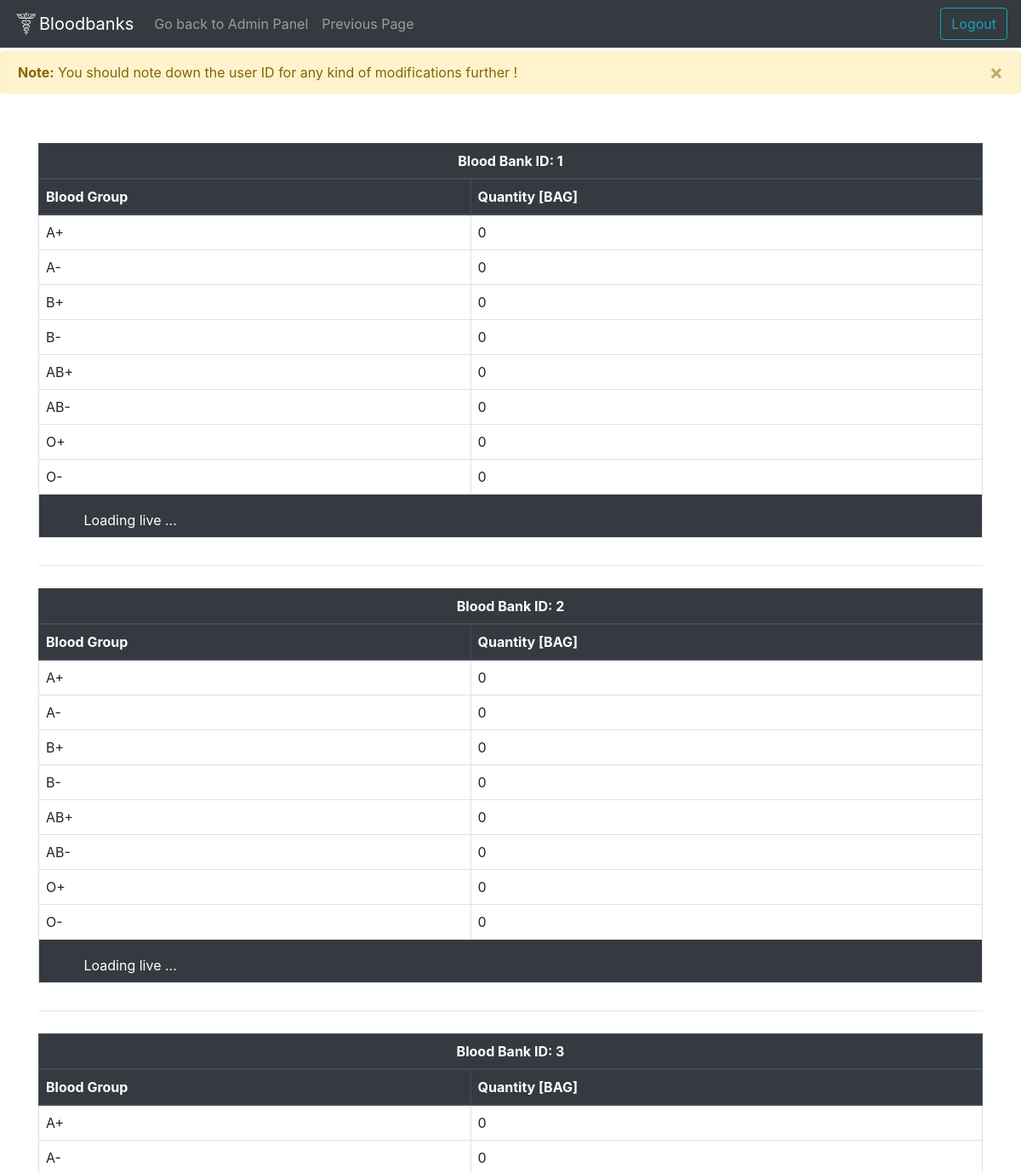
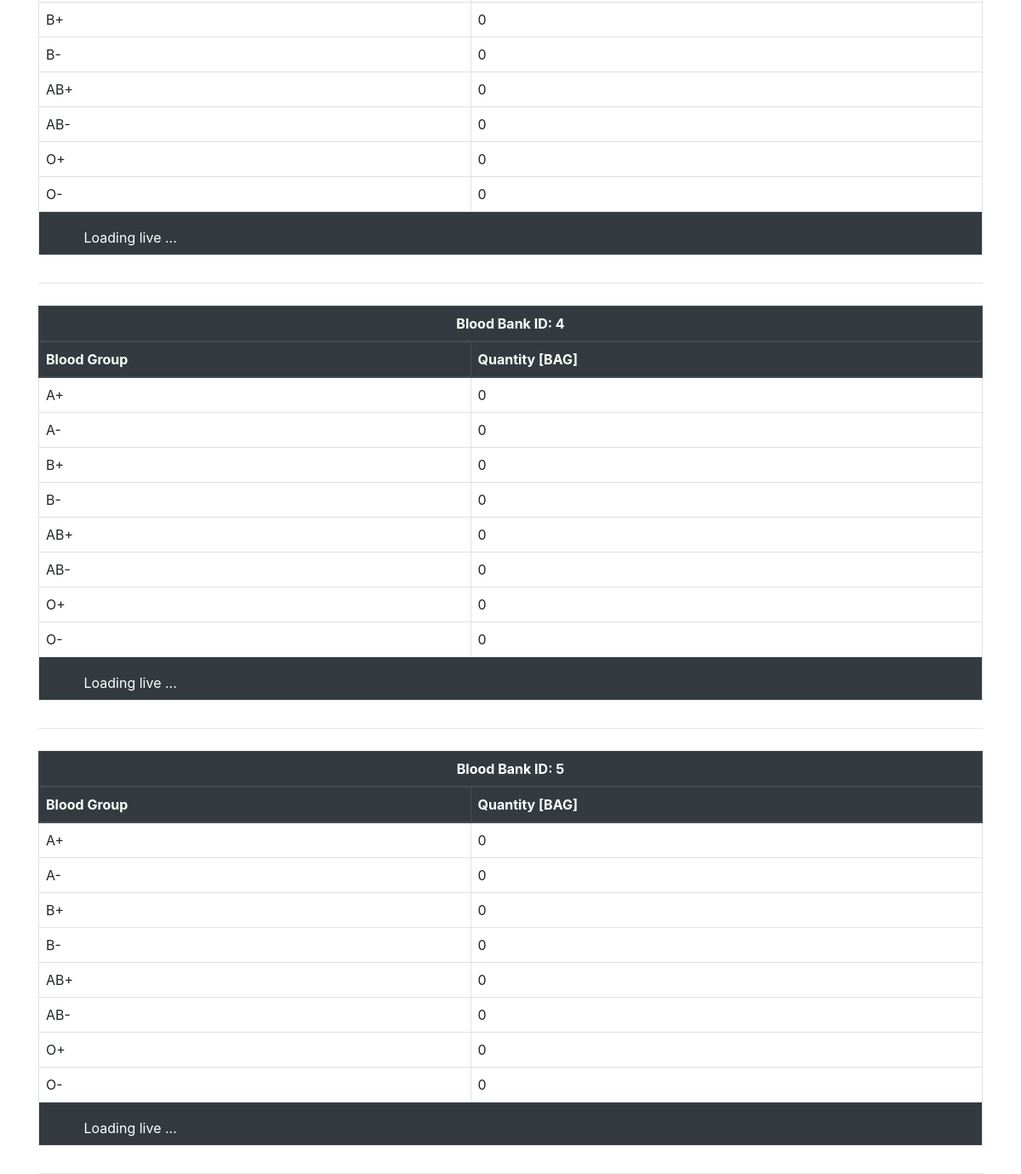
Screenshot of /Unicare/admin/patient/allbloodbank.php with the database file from the repository (2 pictures, top to bottom).
### tables this page shows
CREATE TABLE `bloodbank` (
  `Blood_bank_id` int(10) NOT NULL,
  `Hospital_id` int(10) DEFAULT NULL,
  `Admin_user_id` int(10) DEFAULT NULL
);

CREATE TABLE `blood_groups` (
  `BloodBank_id` int(10) DEFAULT NULL,
  `Blood_groups` char(3) DEFAULT NULL,
  `Quantity` int(11) DEFAULT NULL
);

### Unicare/admin/patient/allbloodbank.php (the view, shortened to what this page needs)
<!DOCTYPE html>
<html lang="en">
<head>
    <link rel="stylesheet" href="../../css/bootstrap/css/bootstrap.min.css">
    <link rel="stylesheet" href="../../css/style.css">
</head>
<body>
<body>
<nav class="navbar navbar-expand-lg fixed-top navbar-dark bg-dark">
        <a class="navbar-brand" href="#"><img src="../../media/favicon.png" width="30" height="30" class="d-inline-block align-top" alt="">Bloodbanks</a>
          <div class="collapse navbar-collapse" id="navbarSupportedContent">
          <ul class="navbar-nav mr-auto">
            <li class="nav-item">
            <a class="nav-link" href="../admin_panel.php">Go back to Admin Panel</a>
            </li>
            <li class="nav-item">
            <a class="nav-link" href="patient.php">Previous Page</a>
            </li>
        </ul>
        <a class="btn btn-outline-info ml-aut"  href="../../signout.php" role="button" >Logout</a>
      </nav>
    <div class="admin_alert">
    <div class="alert alert-warning alert-dismissible fade show" role="alert">
        <strong>Note:</strong> You should note down the user ID for any kind of modifications further !
        <button type="button" class="close" data-dismiss="alert" aria-label="Close">
            <span aria-hidden="true">&times;</span>
        </button>
    </div>
        </div>
        <?php
require_once '../../dbconnect.php';
?>
<div class="container mt-5" id="table">
    <?php
    $bloodBankSQL = "SELECT DISTINCT Blood_bank_id FROM BloodBank";
    $bloodBankResult = mysqli_query($conn, $bloodBankSQL);
    while ($bloodBankRow = mysqli_fetch_assoc($bloodBankResult)) {
        $bloodBankID = $bloodBankRow['Blood_bank_id'];
    ?>
    <div class="table-responsive">
        <table class="table custom-table">
            <thead class="thead-dark">
                <tr>
                    <th colspan="3" class="text-center">Blood Bank ID: <?php echo $bloodBankID; ?></th>
                </tr>
                <tr>
                    <th>Blood Group</th>
                    <th>Quantity [BAG]</th>
                </tr>
            </thead>
            <tbody>
                <?php
                $bloodGroupsSQL = "SELECT Blood_groups, Quantity FROM Blood_groups WHERE BloodBank_id = $bloodBankID";
                $bloodGroupsResult = mysqli_query($conn, $bloodGroupsSQL);
                if (mysqli_num_rows($bloodGroupsResult) > 0) {
                    while ($bloodGroupRow = mysqli_fetch_assoc($bloodGroupsResult)) {
                        echo "<tr>";
                        echo "<td>" . $bloodGroupRow['Blood_groups'] . "</td>";
                        echo "<td>" . $bloodGroupRow['Quantity'] . "</td>";
                        echo "</tr>";
                    }
                } else {
                    echo "<tr><td colspan='2'>No records found for this Blood Bank ID</td></tr>";
                }
                ?>
            </tbody>
            <tfoot class="bg-dark text-white">
                <tr>
                    <td colspan="3">
                    <span class="ml-2">Loading live ...</span>
                    </td>
                </tr>
            </tfoot>
        </table>
    </div>
    <hr>
    <?php
    }
    ?>
</div>
</body>
</html>

### Unicare/css/style.css (style rules this page uses)
.custom-table { border: 1px solid #dee2e6; border-collapse: collapse; }
.custom-table th, .custom-table td { border: 1px solid #dee2e6; padding: 8px; }
.custom-table thead { background-color: #343a40; color: #fff; }
table { margin-top: 10px; }
.admin_alert { margin-top: 60px; }
html, body { height: 100%; margin: 0; padding: 0; }

### rows the page displays
bloodbank: Blood_bank_id "1"
blood_groups: Blood_groups "A+", Quantity "0"
blood_groups: Blood_groups "A-", Quantity "0"
blood_groups: Blood_groups "B+", Quantity "0"
blood_groups: Blood_groups "B-", Quantity "0"
blood_groups: Blood_groups "AB+", Quantity "0"
blood_groups: Blood_groups "AB-", Quantity "0"
blood_groups: Blood_groups "O+", Quantity "0"
blood_groups: Blood_groups "O-", Quantity "0"
bloodbank: Blood_bank_id "2"
blood_groups: Blood_groups "A+", Quantity "0"
blood_groups: Blood_groups "A-", Quantity "0"
blood_groups: Blood_groups "B+", Quantity "0"
blood_groups: Blood_groups "B-", Quantity "0"
blood_groups: Blood_groups "AB+", Quantity "0"
blood_groups: Blood_groups "AB-", Quantity "0"
blood_groups: Blood_groups "O+", Quantity "0"
blood_groups: Blood_groups "O-", Quantity "0"
bloodbank: Blood_bank_id "3"
blood_groups: Blood_groups "A+", Quantity "0"
blood_groups: Blood_groups "A-", Quantity "0"
blood_groups: Blood_groups "B+", Quantity "0"
blood_groups: Blood_groups "B-", Quantity "0"
blood_groups: Blood_groups "AB+", Quantity "0"
blood_groups: Blood_groups "AB-", Quantity "0"
blood_groups: Blood_groups "O+", Quantity "0"
blood_groups: Blood_groups "O-", Quantity "0"
bloodbank: Blood_bank_id "4"
blood_groups: Blood_groups "A+", Quantity "0"
blood_groups: Blood_groups "A-", Quantity "0"
blood_groups: Blood_groups "B+", Quantity "0"
blood_groups: Blood_groups "B-", Quantity "0"
blood_groups: Blood_groups "AB+", Quantity "0"
blood_groups: Blood_groups "AB-", Quantity "0"
blood_groups: Blood_groups "O+", Quantity "0"
blood_groups: Blood_groups "O-", Quantity "0"
bloodbank: Blood_bank_id "5"
blood_groups: Blood_groups "A+", Quantity "0"
blood_groups: Blood_groups "A-", Quantity "0"
blood_groups: Blood_groups "B+", Quantity "0"
blood_groups: Blood_groups "B-", Quantity "0"
blood_groups: Blood_groups "AB+", Quantity "0"
blood_groups: Blood_groups "AB-", Quantity "0"
blood_groups: Blood_groups "O+", Quantity "0"
blood_groups: Blood_groups "O-", Quantity "0"
